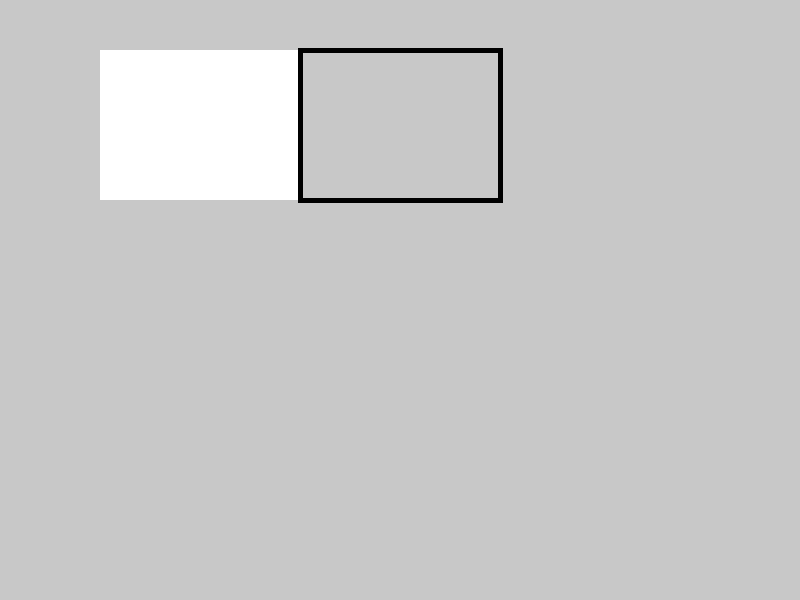
Frame 1 (no input)
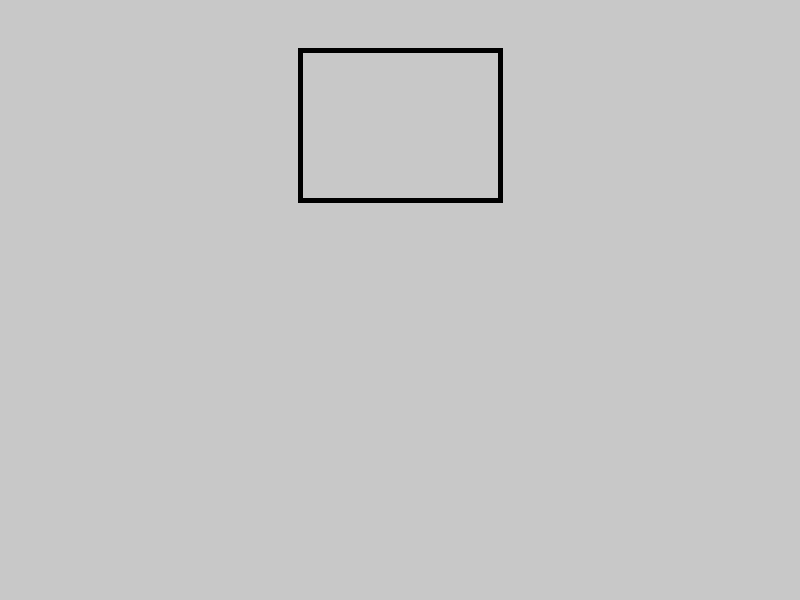
Frame 60 (the mouse pressed at the canvas centre just before this capture)
Frame 120 (the mouse held since frame 60 and released just before this capture): identical to frame 60, image omitted

The Processing sketch that drew these frames (run headless with seeded random() and noise(); from frame 60 on, the mouse is pressed at the canvas centre):

// Processing sketch: getting_started
// ── getting_started.pde
void setup() {
  size(800, 600);
}

void draw() {
  background(200, 200, 200);

  // pas de bordure
  noStroke();

  // dessiner un rectangle de 200 x 150
  rect(100, 50, 200, 150);

  // couleur de remplissage
  noFill();

  // couleur de la bordure
  stroke(0, 0, 0);

  // épaisseur de la bordure
  strokeWeight(5);

  // dessiner un rectangle de 200 x 150
  rect(300, 50, 200, 150);
}
